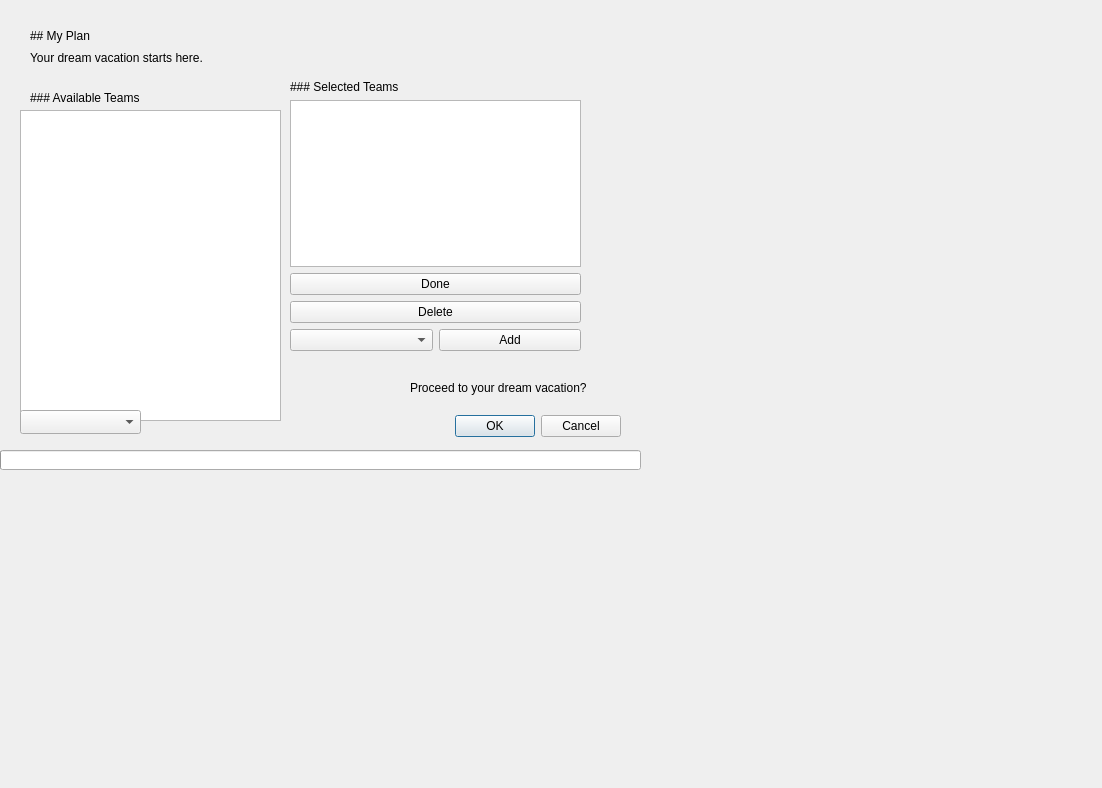
<?xml version="1.0" encoding="UTF-8"?>
<ui version="4.0">
 <class>TripCreateWidget</class>
 <widget class="QWidget" name="TripCreateWidget">
  <property name="geometry">
   <rect>
    <x>0</x>
    <y>0</y>
    <width>1102</width>
    <height>788</height>
   </rect>
  </property>
  <property name="windowTitle">
   <string>Form</string>
  </property>
  <widget class="QLabel" name="label_description">
   <property name="geometry">
    <rect>
     <x>30</x>
     <y>50</y>
     <width>181</width>
     <height>16</height>
    </rect>
   </property>
   <property name="text">
    <string>Your dream vacation starts here.</string>
   </property>
  </widget>
  <widget class="QLabel" name="label_proceed">
   <property name="geometry">
    <rect>
     <x>410</x>
     <y>380</y>
     <width>181</width>
     <height>16</height>
    </rect>
   </property>
   <property name="text">
    <string>Proceed to your dream vacation?</string>
   </property>
  </widget>
  <widget class="QTableWidget" name="teamTable">
   <property name="geometry">
    <rect>
     <x>20</x>
     <y>110</y>
     <width>261</width>
     <height>311</height>
    </rect>
   </property>
  </widget>
  <widget class="QDialogButtonBox" name="proceedButtons">
   <property name="geometry">
    <rect>
     <x>280</x>
     <y>410</y>
     <width>341</width>
     <height>32</height>
    </rect>
   </property>
   <property name="orientation">
    <enum>Qt::Horizontal</enum>
   </property>
   <property name="standardButtons">
    <set>QDialogButtonBox::Cancel|QDialogButtonBox::Ok</set>
   </property>
  </widget>
  <widget class="QLabel" name="label_team_available">
   <property name="geometry">
    <rect>
     <x>30</x>
     <y>90</y>
     <width>111</width>
     <height>16</height>
    </rect>
   </property>
   <property name="text">
    <string>### Available Teams</string>
   </property>
   <property name="textFormat">
    <enum>Qt::MarkdownText</enum>
   </property>
  </widget>
  <widget class="QLabel" name="planName">
   <property name="geometry">
    <rect>
     <x>30</x>
     <y>20</y>
     <width>141</width>
     <height>31</height>
    </rect>
   </property>
   <property name="text">
    <string>## My Plan</string>
   </property>
   <property name="textFormat">
    <enum>Qt::MarkdownText</enum>
   </property>
   <property name="scaledContents">
    <bool>false</bool>
   </property>
   <property name="alignment">
    <set>Qt::AlignLeading|Qt::AlignLeft|Qt::AlignVCenter</set>
   </property>
  </widget>
  <widget class="QProgressBar" name="decor_progress_bar">
   <property name="geometry">
    <rect>
     <x>0</x>
     <y>450</y>
     <width>641</width>
     <height>20</height>
    </rect>
   </property>
   <property name="value">
    <number>0</number>
   </property>
   <property name="textVisible">
    <bool>false</bool>
   </property>
  </widget>
  <widget class="QComboBox" name="planType">
   <property name="geometry">
    <rect>
     <x>20</x>
     <y>410</y>
     <width>121</width>
     <height>24</height>
    </rect>
   </property>
   <property name="acceptDrops">
    <bool>false</bool>
   </property>
   <property name="placeholderText">
    <string>no item selected</string>
   </property>
  </widget>
  <widget class="QWidget" name="verticalLayoutWidget">
   <property name="geometry">
    <rect>
     <x>290</x>
     <y>80</y>
     <width>291</width>
     <height>271</height>
    </rect>
   </property>
   <layout class="QVBoxLayout" name="verticalLayout">
    <item>
     <widget class="QLabel" name="label_team_selected">
      <property name="text">
       <string>### Selected Teams</string>
      </property>
      <property name="textFormat">
       <enum>Qt::MarkdownText</enum>
      </property>
     </widget>
    </item>
    <item>
     <widget class="QTextBrowser" name="textBrowser_team"/>
    </item>
    <item>
     <widget class="QPushButton" name="pushButton_done">
      <property name="text">
       <string>Done</string>
      </property>
     </widget>
    </item>
    <item>
     <widget class="QPushButton" name="pushButton_delete">
      <property name="text">
       <string>Delete</string>
      </property>
     </widget>
    </item>
    <item>
     <layout class="QHBoxLayout" name="horizontalLayout">
      <item>
       <widget class="QComboBox" name="comboBox_team"/>
      </item>
      <item>
       <widget class="QPushButton" name="pushButton_select">
        <property name="text">
         <string>Add</string>
        </property>
       </widget>
      </item>
     </layout>
    </item>
   </layout>
  </widget>
 </widget>
 <resources/>
 <connections/>
</ui>
